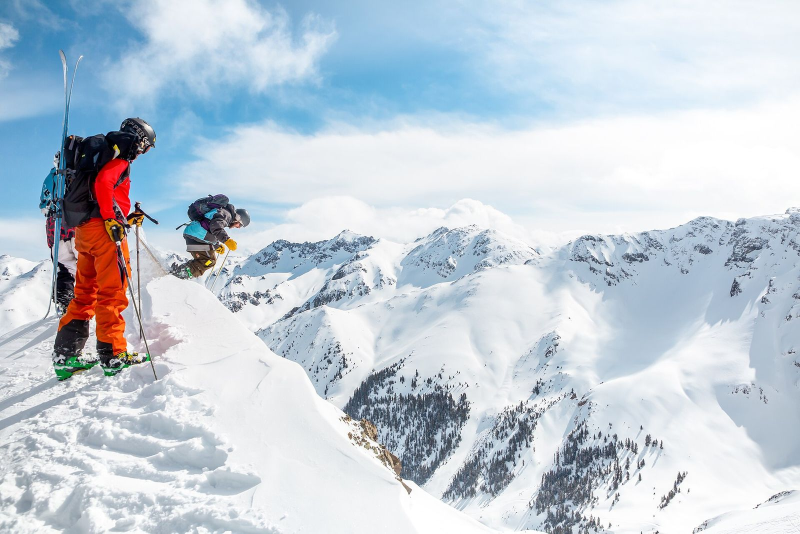
#> input picture assets/photos/consejos.jpg, 1600 x 1067 px (shown at 1/2 size)
$ python top.py ../../assets/photos/consejos.jpg ../../assets/photos/giro.jpg
#> lines starting #> are read from the running program, lines starting #| are printed output that depends on the picture
import cv2, numpy as np, sys
im = cv2.imread(sys.argv[1])
#> im is the input picture: shape (1067, 1600, 3); mean B, G, R 215.8, 205.1, 193.8
TW, TH = 2048, 352
def warp(tail, nose, width, name):
#> called with tail = (537, 1905), nose = (268, 622), width = 214, name = '../../assets/photos/giro.jpg_white.png'
    tail = np.float32(tail); nose = np.float32(nose)
    a = (nose - tail) / np.linalg.norm(nose - tail)
    perp = np.float32([-a[1], a[0]])  # gira 90°
    if perp[0] < 0: perp = -perp          # que apunte hacia la derecha de la foto
    hw = width / 2
    # destino: x = u (tail->nose), y = v (izquierda foto -> derecha foto)
    srcq = np.float32([tail - perp * hw, nose - perp * hw, nose + perp * hw, tail + perp * hw])
    dstq = np.float32([[0, 0], [TW, 0], [TW, TH], [0, TH]])
    M = cv2.getPerspectiveTransform(srcq, dstq)
    out = cv2.warpPerspective(im, M, (TW, TH), flags=cv2.INTER_CUBIC, borderMode=cv2.BORDER_REPLICATE)
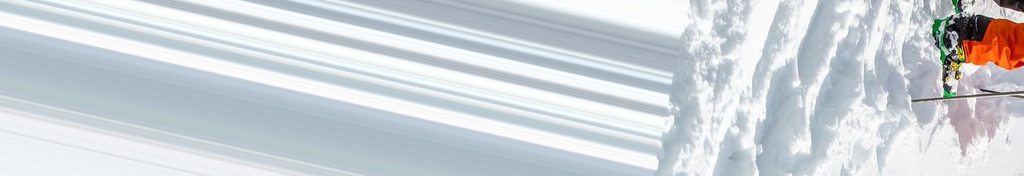
#> out: shape (352, 2048, 3) (shown at 1/2 size); mean B, G, R 215.1, 210, 204.4
    cv2.imwrite(name, out)
warp((537, 1905), (268, 622), 214, sys.argv[2] + '_white.png')
warp((896.8, 1692), (688.4, 655), 146, sys.argv[2] + '_black.png')
#> call 2 of warp, with tail = (896.8, 1692), nose = (688.4, 655), width = 146, name = '../../assets/photos/giro.jpg_black.png'
#> in warp (call 2), `out = cv2.warpPerspective(im, M, (TW, TH), flags=cv2.INTER_CUBIC, bord..`:
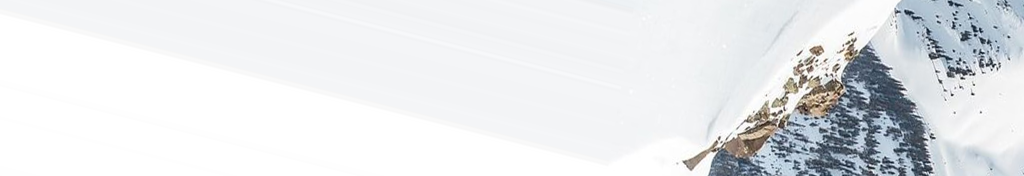
#> out: shape (352, 2048, 3) (shown at 1/2 size); mean B, G, R 233.9, 231.6, 229.5

$ run again, on assets/photos/hoja.jpg
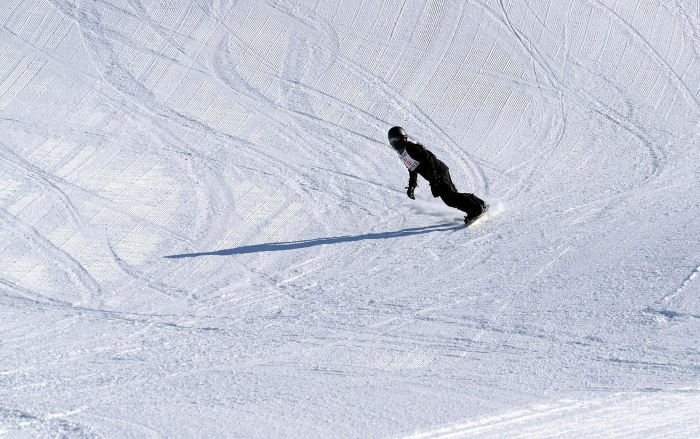
#> input picture assets/photos/hoja.jpg, 1400 x 878 px (shown at 1/2 size)
#> im is the input picture: shape (878, 1400, 3); mean B, G, R 218.2, 204, 199.6
#> in warp, `out = cv2.warpPerspective(im, M, (TW, TH), flags=cv2.INTER_CUBIC, bord..`:
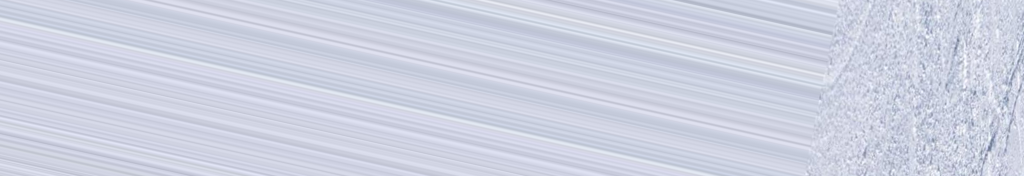
#> out: shape (352, 2048, 3) (shown at 1/2 size); mean B, G, R 225.4, 209.9, 205.7
#> in warp (call 2), `out = cv2.warpPerspective(im, M, (TW, TH), flags=cv2.INTER_CUBIC, bord..`:
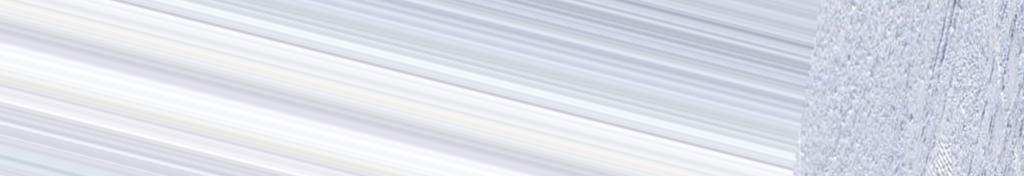
#> out: shape (352, 2048, 3) (shown at 1/2 size); mean B, G, R 233, 223.1, 221

$ run again, on assets/photos/ollie.jpg
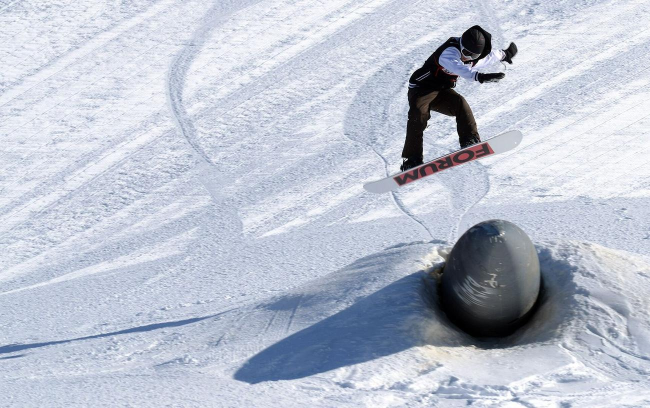
#> input picture assets/photos/ollie.jpg, 1300 x 816 px (shown at 1/2 size)
#> im is the input picture: shape (816, 1300, 3); mean B, G, R 208.4, 194.6, 188.1
#> in warp, `out = cv2.warpPerspective(im, M, (TW, TH), flags=cv2.INTER_CUBIC, bord..`:
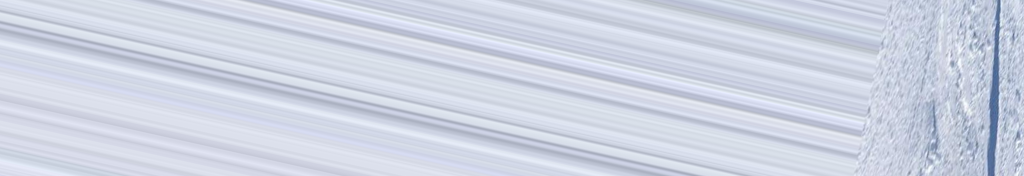
#> out: shape (352, 2048, 3) (shown at 1/2 size); mean B, G, R 226.9, 212.3, 206.3
#> in warp (call 2), `out = cv2.warpPerspective(im, M, (TW, TH), flags=cv2.INTER_CUBIC, bord..`:
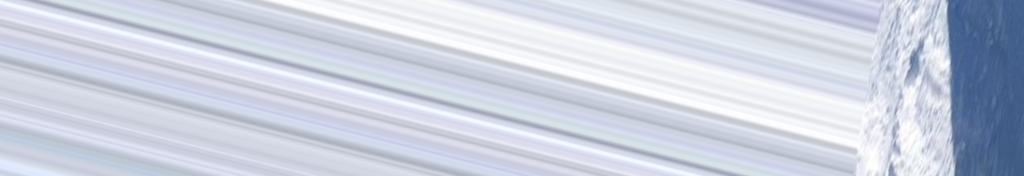
#> out: shape (352, 2048, 3) (shown at 1/2 size); mean B, G, R 223.7, 209.3, 203.2

$ run again, on assets/photos/postura.jpg
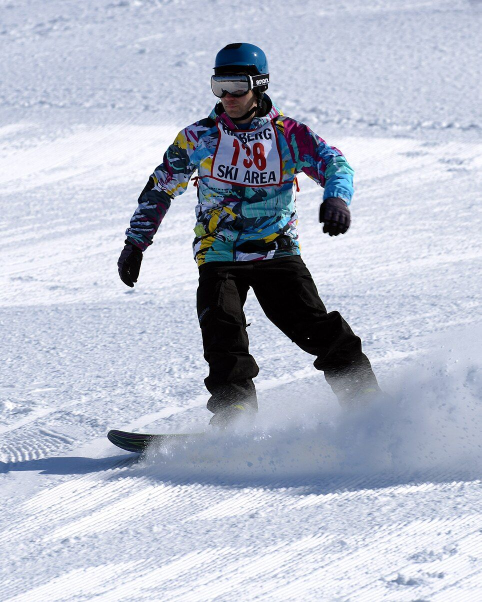
#> input picture assets/photos/postura.jpg, 963 x 1204 px (shown at 1/2 size)
#> im is the input picture: shape (1204, 963, 3); mean B, G, R 200.7, 185.4, 179.3
#> in warp, `out = cv2.warpPerspective(im, M, (TW, TH), flags=cv2.INTER_CUBIC, bord..`:
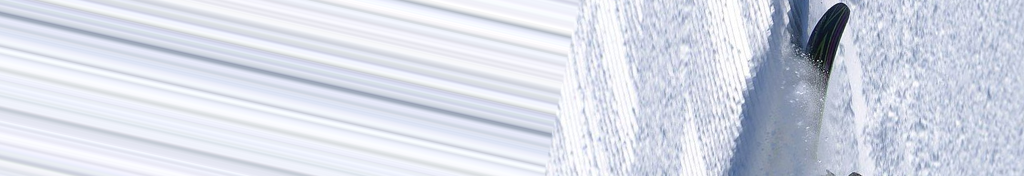
#> out: shape (352, 2048, 3) (shown at 1/2 size); mean B, G, R 230.5, 218.3, 213.4
#> in warp (call 2), `out = cv2.warpPerspective(im, M, (TW, TH), flags=cv2.INTER_CUBIC, bord..`:
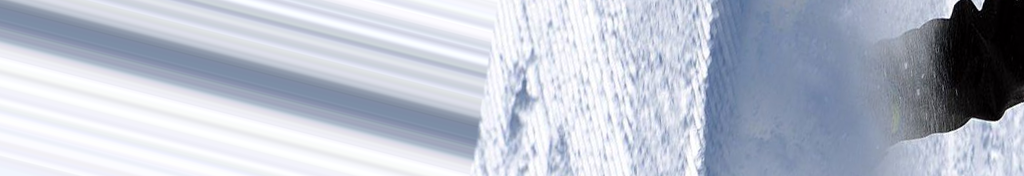
#> out: shape (352, 2048, 3) (shown at 1/2 size); mean B, G, R 203.2, 189.7, 183.5
